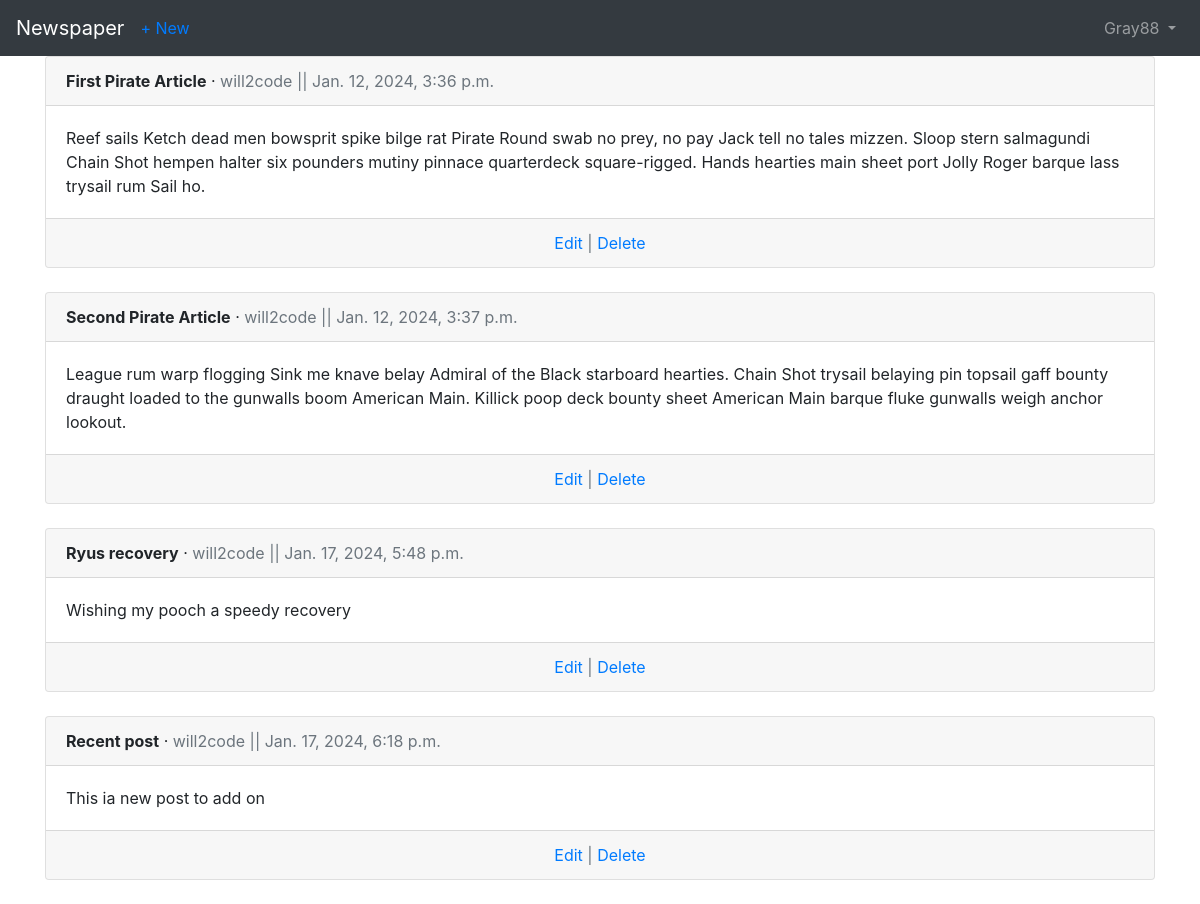
Page /articles/ (signed in) on the committed database.
### accounts/models.py (models this page shows)
class CustomUser(AbstractUser):
    age = models.PositiveIntegerField(null=True, blank=True)

### articles/models.py (models this page shows, shortened)
class Article(models.Model):
    title = models.CharField(max_length=255)
    body = models.TextField()
    date = models.DateTimeField(auto_now_add=True)
    author = models.ForeignKey(
        get_user_model(),
        on_delete=models.CASCADE,
    )

### articles/views.py (the view)
# urls.py: path('', ArticleListView.as_view(), name='article_list'),
class ArticleListView(ListView):
    model = Article
    template_name = 'article_list.html'

### templates/article_list.html (shortened to what this page needs)
{% extends 'base.html' %}
{% block content %}
	{% for article in object_list %}
		<div class="card">
			<div class="card-header">
				<span class="font-weight-bold"> {{ article.title }}</span> &middot;
				<span class="text-muted"> {{ article.author }} || {{ article.date }}</span>
			</div>
			<div class="card-body"> {{ article.body }} </div>
			<div class="card-footer text-center text-muted">
				<a href="{% url 'article_edit' article.pk %}">Edit</a> |
				<a href="{% url 'article_delete' article.pk %}">Delete</a>
			</div>
		</div>
		<br>
	{% endfor %}
{% endblock content %}

### templates/base.html (shortened to what this page needs)
<html>
  <head>
    <link rel="stylesheet" href="https://cdn.jsdelivr.net/npm/bootstrap@4.5.3/dist/css/bootstrap.min.css" />
  </head>
  <body>
    <nav class="navbar navbar-expand-lg navbar-dark bg-dark">
      <a class="navbar-brand" href="{% url 'home' %}">Newspaper</a>
      <a class="nav-item" href="{% url 'article_create' %}">+ New</a>
      <div class="collapse navbar-collapse" id="navbarSupportedContent">
        {% if user.is_authenticated %}
        <ul class="navbar-nav ml-auto">
          <li class="nav-item">
            <a class="nav-link dropdown-toggle" href="#" id="navbarDropdown" role="button" data-toggle="dropdown" aria-haspopup="true" aria-expanded="false"> {{ user.username }} </a>
        </ul>
        {% else %}
        <form class="form-inline ml-auto">
          <a href="{% url 'login' %}" class="btn btn-outline-secondary"> Log In</a>
          <a href="{% url 'signup' %}" class="btn btn-primary ml-2"> Sign up</a>
        </form>
        {% endif %}
      </div>
    </nav>
    <main>
      <div class="container">
        {% block content %}
				{% endblock content %}
      </div>
    </main>
  </body>
</html>

### rows in the picture
CustomUser: username "Gray88"
Article: title "First Pirate Article", author "will2code", date "Jan. 12, 2024, 3:36 p.m.", body "Reef sails Ketch dead men bowsprit spike bilge rat Pirate Round swab no prey, no pay Jack tell no tales mizzen. Sloop stern salmagundi Chain Shot hempen halter six pounders mutiny pinnace quarterdeck square-rigged. Hands hearties main sheet port Jolly Roger barque lass trysail rum Sail ho."
Article: title "Second Pirate Article", author "will2code", date "Jan. 12, 2024, 3:37 p.m.", body "League rum warp flogging Sink me knave belay Admiral of the Black starboard hearties. Chain Shot trysail belaying pin topsail gaff bounty draught loaded to the gunwalls boom American Main. Killick poop deck bounty sheet American Main barque fluke gunwalls weigh anchor lookout."
Article: title "Ryus recovery", author "will2code", date "Jan. 17, 2024, 5:48 p.m.", body "Wishing my pooch a speedy recovery"
Article: title "Recent post", author "will2code", date "Jan. 17, 2024, 6:18 p.m.", body "This ia new post to add on"
